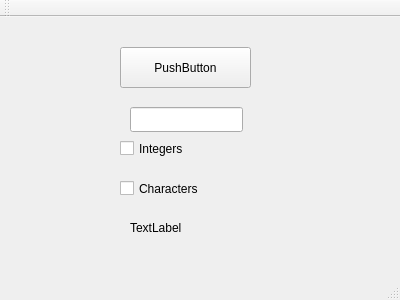
<?xml version="1.0" encoding="UTF-8"?>
<ui version="4.0">
 <class>MainWindow</class>
 <widget class="QMainWindow" name="MainWindow">
  <property name="geometry">
   <rect>
    <x>0</x>
    <y>0</y>
    <width>400</width>
    <height>300</height>
   </rect>
  </property>
  <property name="windowTitle">
   <string>MainWindow</string>
  </property>
  <widget class="QWidget" name="centralWidget">
   <widget class="QPushButton" name="pushButton">
    <property name="geometry">
     <rect>
      <x>120</x>
      <y>30</y>
      <width>131</width>
      <height>41</height>
     </rect>
    </property>
    <property name="text">
     <string>PushButton</string>
    </property>
   </widget>
   <widget class="QLabel" name="label">
    <property name="geometry">
     <rect>
      <x>130</x>
      <y>190</y>
      <width>141</width>
      <height>41</height>
     </rect>
    </property>
    <property name="text">
     <string>TextLabel</string>
    </property>
   </widget>
   <widget class="QLineEdit" name="lineEdit">
    <property name="geometry">
     <rect>
      <x>130</x>
      <y>90</y>
      <width>113</width>
      <height>25</height>
     </rect>
    </property>
    <property name="text">
     <string/>
    </property>
   </widget>
   <widget class="QCheckBox" name="checkBox">
    <property name="geometry">
     <rect>
      <x>120</x>
      <y>120</y>
      <width>92</width>
      <height>23</height>
     </rect>
    </property>
    <property name="text">
     <string>Integers</string>
    </property>
   </widget>
   <widget class="QCheckBox" name="checkBox_2">
    <property name="geometry">
     <rect>
      <x>120</x>
      <y>160</y>
      <width>92</width>
      <height>23</height>
     </rect>
    </property>
    <property name="text">
     <string>Characters</string>
    </property>
   </widget>
  </widget>
  <widget class="QMenuBar" name="menuBar">
   <property name="geometry">
    <rect>
     <x>0</x>
     <y>0</y>
     <width>400</width>
     <height>22</height>
    </rect>
   </property>
  </widget>
  <widget class="QToolBar" name="mainToolBar">
   <attribute name="toolBarArea">
    <enum>TopToolBarArea</enum>
   </attribute>
   <attribute name="toolBarBreak">
    <bool>false</bool>
   </attribute>
  </widget>
  <widget class="QStatusBar" name="statusBar"/>
 </widget>
 <layoutdefault spacing="6" margin="11"/>
 <resources/>
 <connections/>
</ui>
